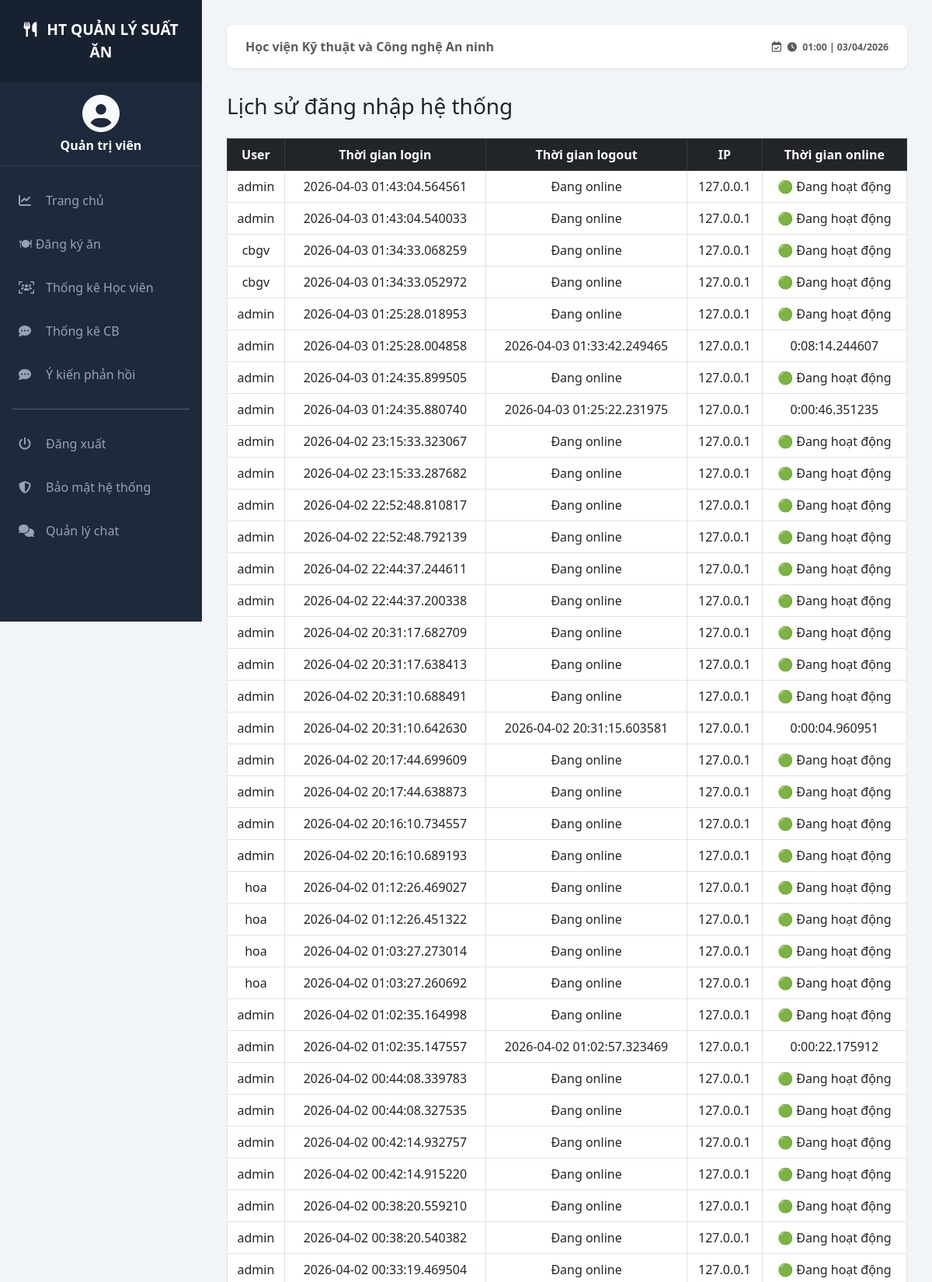
/admin/logs (signed in, upper part), run on the app's committed database.
### app.py (models this page shows)
class LoginHistory(db.Model):
    id = db.Column(db.Integer, primary_key=True)
    user_id = db.Column(db.Integer)
    username = db.Column(db.String(50))
    login_time = db.Column(db.DateTime)
    logout_time = db.Column(db.DateTime)
    ip_address = db.Column(db.String(50))

### app.py (the view)
@app.route('/admin/logs')
@login_required
def admin_logs():
    if current_user.role != 'admin':
        return "❌ Bạn không có quyền truy cập!", 403
    logs = LoginHistory.query.order_by(LoginHistory.login_time.desc()).all()
    return render_template('admin_logs.html', logs=logs)

### app.py (called while the page is built)
@login_manager.user_loader
def load_user(user_id):
    return User.query.get(int(user_id))

@app.context_processor
def inject_now():
    return {'thoi_gian_hien_tai': datetime.now()}

### templates/admin_logs.html
{% extends "base.html" %}
{% block content %}
<h3 class="mb-4"> Lịch sử đăng nhập hệ thống</h3>
<table class="table table-bordered table-hover">
    <thead class="table-dark text-center">
        <tr>
            <th>User</th>
            <th>Thời gian login</th>
            <th>Thời gian logout</th>
            <th>IP</th>
            <th>Thời gian online</th>
        </tr>
    </thead>
    <tbody>
        {% for log in logs %}
        <tr class="text-center">
            <td>{{ log.username }}</td>
            <td>{{ log.login_time }}</td>
            <td>{{ log.logout_time or "Đang online" }}</td>
            <td>{{ log.ip_address }}</td>
            <td>
                {% if log.logout_time %}
                    {{ log.logout_time - log.login_time }}
                {% else %}
                    🟢 Đang hoạt động
                {% endif %}
            </td>
        </tr>
        {% endfor %}
    </tbody>
</table>
{% endblock %}

### static/style.css (style rules this page uses)
body { margin: 0; font-family: Arial, sans-serif; background-color: #f4f6f9; }

### templates/base.html (style rules this page uses)
:root { --sidebar-width: 260px; --primary-color: #0d6efd; --dark-bg: #1e293b; }
body { background-color: #f1f5f9; font-family: 'Segoe UI', Tahoma, Geneva, Verdana, sans-serif; }

### data on the page
LoginHistory: username "admin", login_time "2026-04-03 01:43:04.564561", logout_time "Đang online", ip_address "127.0.0.1", shows "🟢 Đang hoạt động"
LoginHistory: username "admin", login_time "2026-04-03 01:43:04.540033", logout_time "Đang online", ip_address "127.0.0.1", shows "🟢 Đang hoạt động"
LoginHistory: username "cbgv", login_time "2026-04-03 01:34:33.068259", logout_time "Đang online", ip_address "127.0.0.1", shows "🟢 Đang hoạt động"
LoginHistory: username "cbgv", login_time "2026-04-03 01:34:33.052972", logout_time "Đang online", ip_address "127.0.0.1", shows "🟢 Đang hoạt động"
LoginHistory: username "admin", login_time "2026-04-03 01:25:28.018953", logout_time "Đang online", ip_address "127.0.0.1", shows "🟢 Đang hoạt động"
LoginHistory: username "admin", login_time "2026-04-03 01:25:28.004858", logout_time "2026-04-03 01:33:42.249465", ip_address "127.0.0.1", log.logout_time-log.login_time "0:08:14.244607"
LoginHistory: username "admin", login_time "2026-04-03 01:24:35.899505", logout_time "Đang online", ip_address "127.0.0.1", shows "🟢 Đang hoạt động"
LoginHistory: username "admin", login_time "2026-04-03 01:24:35.880740", logout_time "2026-04-03 01:25:22.231975", ip_address "127.0.0.1", log.logout_time-log.login_time "0:00:46.351235"
LoginHistory: username "admin", login_time "2026-04-02 23:15:33.323067", logout_time "Đang online", ip_address "127.0.0.1", shows "🟢 Đang hoạt động"
LoginHistory: username "admin", login_time "2026-04-02 23:15:33.287682", logout_time "Đang online", ip_address "127.0.0.1", shows "🟢 Đang hoạt động"
LoginHistory: username "admin", login_time "2026-04-02 22:52:48.810817", logout_time "Đang online", ip_address "127.0.0.1", shows "🟢 Đang hoạt động"
LoginHistory: username "admin", login_time "2026-04-02 22:52:48.792139", logout_time "Đang online", ip_address "127.0.0.1", shows "🟢 Đang hoạt động"
LoginHistory: username "admin", login_time "2026-04-02 22:44:37.244611", logout_time "Đang online", ip_address "127.0.0.1", shows "🟢 Đang hoạt động"
LoginHistory: username "admin", login_time "2026-04-02 22:44:37.200338", logout_time "Đang online", ip_address "127.0.0.1", shows "🟢 Đang hoạt động"
LoginHistory: username "admin", login_time "2026-04-02 20:31:17.682709", logout_time "Đang online", ip_address "127.0.0.1", shows "🟢 Đang hoạt động"
LoginHistory: username "admin", login_time "2026-04-02 20:31:17.638413", logout_time "Đang online", ip_address "127.0.0.1", shows "🟢 Đang hoạt động"
LoginHistory: username "admin", login_time "2026-04-02 20:31:10.688491", logout_time "Đang online", ip_address "127.0.0.1", shows "🟢 Đang hoạt động"
LoginHistory: username "admin", login_time "2026-04-02 20:31:10.642630", logout_time "2026-04-02 20:31:15.603581", ip_address "127.0.0.1", log.logout_time-log.login_time "0:00:04.960951"
LoginHistory: username "admin", login_time "2026-04-02 20:17:44.699609", logout_time "Đang online", ip_address "127.0.0.1", shows "🟢 Đang hoạt động"
LoginHistory: username "admin", login_time "2026-04-02 20:17:44.638873", logout_time "Đang online", ip_address "127.0.0.1", shows "🟢 Đang hoạt động"
LoginHistory: username "admin", login_time "2026-04-02 20:16:10.734557", logout_time "Đang online", ip_address "127.0.0.1", shows "🟢 Đang hoạt động"
LoginHistory: username "admin", login_time "2026-04-02 20:16:10.689193", logout_time "Đang online", ip_address "127.0.0.1", shows "🟢 Đang hoạt động"
LoginHistory: username "hoa", login_time "2026-04-02 01:12:26.469027", logout_time "Đang online", ip_address "127.0.0.1", shows "🟢 Đang hoạt động"
LoginHistory: username "hoa", login_time "2026-04-02 01:12:26.451322", logout_time "Đang online", ip_address "127.0.0.1", shows "🟢 Đang hoạt động"
LoginHistory: username "hoa", login_time "2026-04-02 01:03:27.273014", logout_time "Đang online", ip_address "127.0.0.1", shows "🟢 Đang hoạt động"
LoginHistory: username "hoa", login_time "2026-04-02 01:03:27.260692", logout_time "Đang online", ip_address "127.0.0.1", shows "🟢 Đang hoạt động"
LoginHistory: username "admin", login_time "2026-04-02 01:02:35.164998", logout_time "Đang online", ip_address "127.0.0.1", shows "🟢 Đang hoạt động"
LoginHistory: username "admin", login_time "2026-04-02 01:02:35.147557", logout_time "2026-04-02 01:02:57.323469", ip_address "127.0.0.1", log.logout_time-log.login_time "0:00:22.175912"
LoginHistory: username "admin", login_time "2026-04-02 00:44:08.339783", logout_time "Đang online", ip_address "127.0.0.1", shows "🟢 Đang hoạt động"
LoginHistory: username "admin", login_time "2026-04-02 00:44:08.327535", logout_time "Đang online", ip_address "127.0.0.1", shows "🟢 Đang hoạt động"
LoginHistory: username "admin", login_time "2026-04-02 00:42:14.932757", logout_time "Đang online", ip_address "127.0.0.1", shows "🟢 Đang hoạt động"
LoginHistory: username "admin", login_time "2026-04-02 00:42:14.915220", logout_time "Đang online", ip_address "127.0.0.1", shows "🟢 Đang hoạt động"
LoginHistory: username "admin", login_time "2026-04-02 00:38:20.559210", logout_time "Đang online", ip_address "127.0.0.1", shows "🟢 Đang hoạt động"
LoginHistory: username "admin", login_time "2026-04-02 00:38:20.540382", logout_time "Đang online", ip_address "127.0.0.1", shows "🟢 Đang hoạt động"
LoginHistory: username "admin", login_time "2026-04-02 00:33:19.469504", logout_time "Đang online", ip_address "127.0.0.1", shows "🟢 Đang hoạt động"
